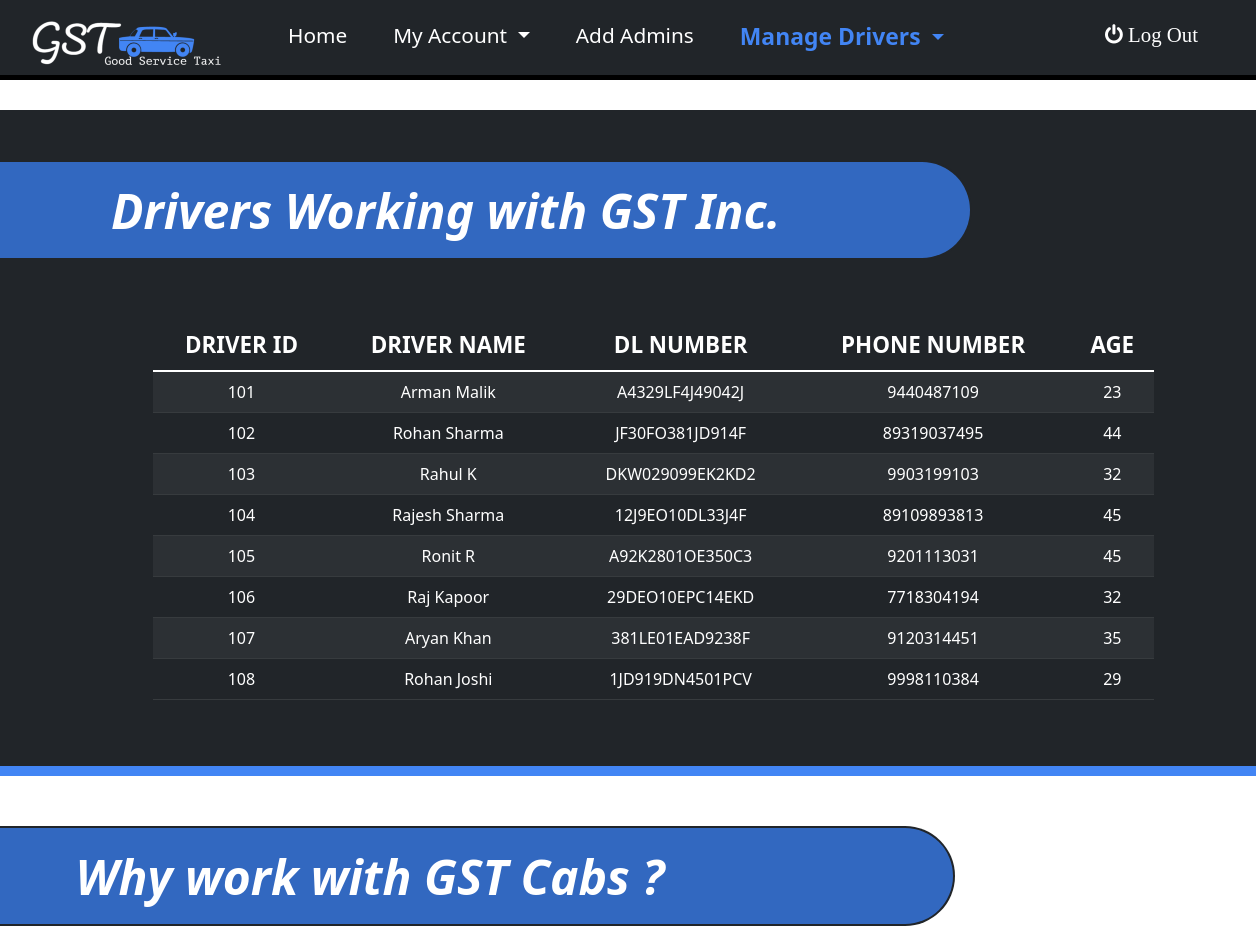
The page /ViewDrivers (upper part) on the database as committed earlier.
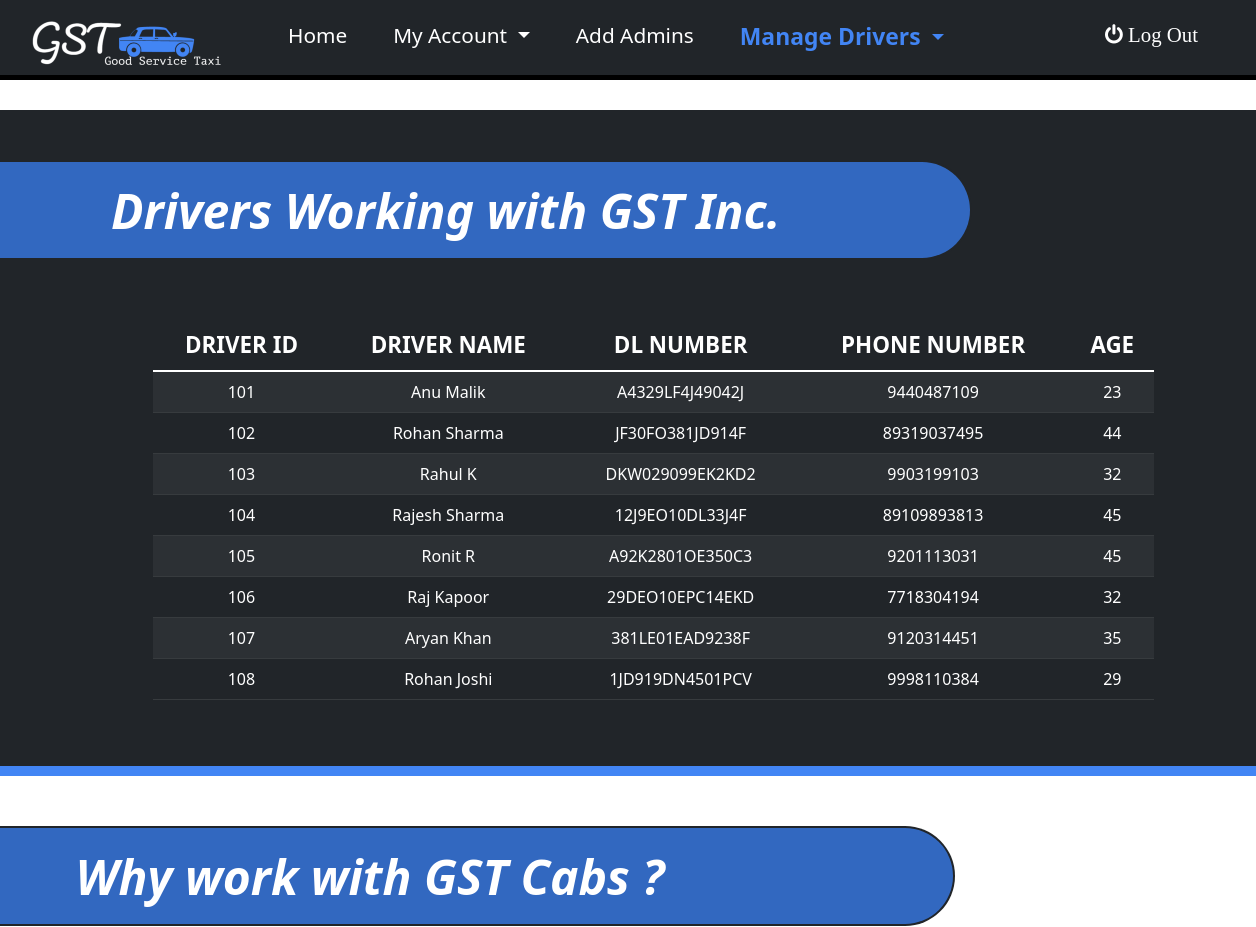
The same page on the database as committed later.
### tables this page shows
CREATE TABLE driver(
driver_id integer PRIMARY KEY,
Dname varchar2(20) NOT NULL,
DL_no number(10) UNIQUE NOT NULL,
dph_no number(10) NOT NULL,
Age number(2));

### app.py (the view)
@app.route('/ViewDrivers',methods=("GET","POST"))
def ViewDrivers():
    con = sqlite3.connect("DBMS.db")
    cur = con.cursor()
    query = "SELECT * FROM DRIVER ORDER BY DRIVER_ID"
    cur.execute(query)
    rows = cur.fetchall()
    con.close()
    return render_template('ViewDrivers.html',adminid=adminid,rows=rows)

### templates/ViewDrivers.html (shortened to what this page needs)
{% extends "AdminBase.html" %}
{% block content %}
<div class="row" id="mainContainer">
  <h1 class="title2">Drivers Working with GST Inc.</h1>
  <div id="table" class="col-10 offset-1"  >
    <table class="table table-dark table-striped">
        <thead>
            <tr>
              <th scope="col">DRIVER ID</th>
              <th scope="col">DRIVER NAME</th>
              <th scope="col">DL NUMBER</th>
              <th scope="col">PHONE NUMBER</th>
              <th scope="col">AGE</th>
            </tr>
        </thead>
        <tbody>
            {% for rowdata in rows %}
            <tr>
              <td>{{rowdata[0]}}</td>
              <td>{{rowdata[1]}}</td>
              <td>{{rowdata[2]}}</td>
              <td>{{rowdata[3]}}</td>
              <td>{{rowdata[4]}}</td>
            </tr>
            {% endfor %}
        </tbody>
    </table>
  </div>
</div>
<h1 class="title2">Why work with GST Cabs ?</h1>
{% endblock %}

Rows that differ between the two databases and show on the page:
changed driver "A4329LF4J49042J": Dname "Arman Malik" → "Anu Malik"
